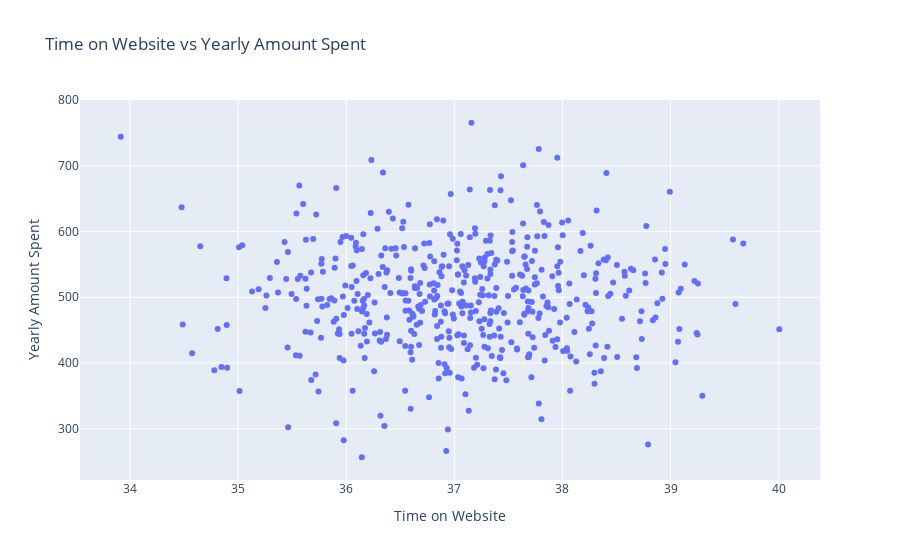

Here is the notebook cell this chart was saved with:
### Code cell
import plotly.express as px

fig = px.scatter(data, x='Time on Website', y='Yearly Amount Spent', title='Time on Website vs Yearly Amount Spent')
fig.show()

### Figure 1 — Plotly figure (JSON) as saved in the notebook; plotly's stock layout.template omitted (floating-point values rounded to 4 significant figures; data arrays with more than 128 entries replaced by an {"elided": "..."} marker saying what was removed)
{"data": [{"hovertemplate": "Time on Website=%{x}<br>Yearly Amount Spent=%{y}<extra></extra>", "legendgroup": "", "marker": {"color": "#636efa", "symbol": "circle"}, "mode": "markers", "name": "", "orientation": "v", "showlegend": false, "type": "scatter", "x": {"elided": "500 float values"}, "xaxis": "x", "y": {"elided": "500 float values"}, "yaxis": "y"}], "layout": {"legend": {"tracegroupgap": 0}, "title": {"text": "Time on Website vs Yearly Amount Spent"}, "xaxis": {"anchor": "y", "domain": [0, 1], "title": {"text": "Time on Website"}}, "yaxis": {"anchor": "x", "domain": [0, 1], "title": {"text": "Yearly Amount Spent"}}}}
